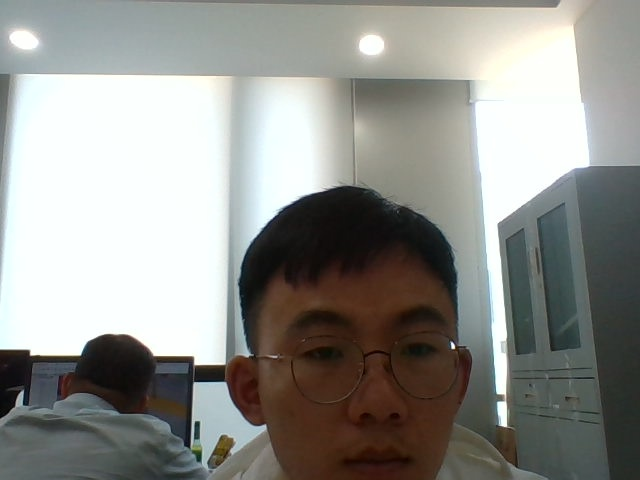
#> input picture 程序/目标检测与识别/test1.jpg, 640 x 480 px, given in place of the camera
$ python try2.py
#> lines starting #> are read from the running program, lines starting #| are printed output that depends on the picture
import cv2
import numpy as np

camera = cv2.VideoCapture(0) # 参数0表示第一个摄像头
# 判断视频是否打开
if (camera.isOpened()):
  print('Open')
else:
  print('摄像头未打开')

# 测试用,查看视频size
size = (int(camera.get(cv2.CAP_PROP_FRAME_WIDTH)),
    int(camera.get(cv2.CAP_PROP_FRAME_HEIGHT)))
print('size:'+repr(size))

es = cv2.getStructuringElement(cv2.MORPH_ELLIPSE, (9, 4))
kernel = np.ones((5, 5), np.uint8)
background = None

while True:
  # 读取视频流
  grabbed, frame_lwpCV = camera.read()
#> frame_lwpCV is the input picture: shape (480, 640, 3); mean B, G, R 141.8, 146.2, 145.8
  # 对帧进行预处理，先转灰度图，再进行高斯滤波。
  # 用高斯滤波进行模糊处理，进行处理的原因：每个输入的视频都会因自然震动、光照变化或者摄像头本身等原因而产生噪声。对噪声进行平滑是为了避免在运动和跟踪时将其检测出来。
  gray_lwpCV = cv2.cvtColor(frame_lwpCV, cv2.COLOR_BGR2GRAY)
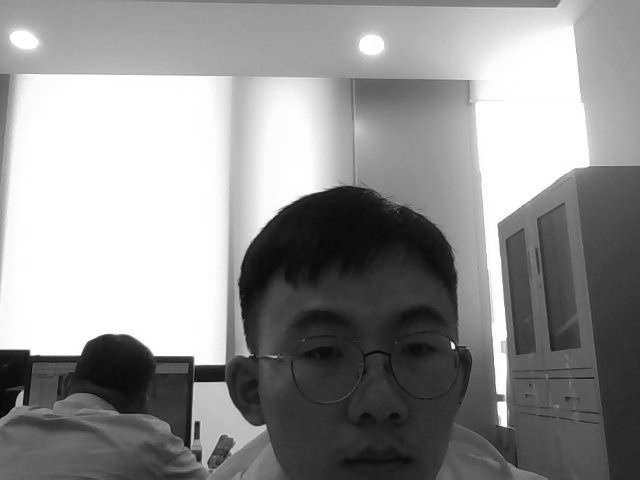
#> gray_lwpCV: shape (480, 640); min 0, max 255, mean 145.6
  gray_lwpCV = cv2.GaussianBlur(gray_lwpCV, (21, 21), 0)
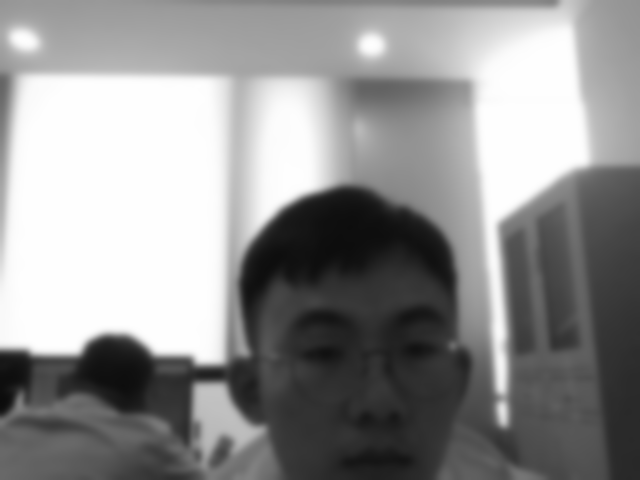
#> gray_lwpCV: shape (480, 640); min 11, max 254, mean 145.7

  # 将第一帧设置为整个输入的背景
  if background is None:
    background = gray_lwpCV
    continue
  # 对于每个从背景之后读取的帧都会计算其与北京之间的差异，并得到一个差分图（different map）。
  # 还需要应用阈值来得到一幅黑白图像，并通过下面代码来膨胀（dilate）图像，从而对孔（hole）和缺陷（imperfection）进行归一化处理
  diff = cv2.absdiff(background, gray_lwpCV)
  diff = cv2.threshold(diff, 25, 255, cv2.THRESH_BINARY)[1] # 二值化阈值处理
  diff = cv2.dilate(diff, es, iterations=2) # 形态学膨胀

  # 显示矩形框
  contours, hierarchy = cv2.findContours(diff.copy(), cv2.RETR_EXTERNAL, cv2.CHAIN_APPROX_SIMPLE) # 该函数计算一幅图像中目标的轮廓
  for c in contours:
    if cv2.contourArea(c) < 1500: # 对于矩形区域，只显示大于给定阈值的轮廓，所以一些微小的变化不会显示。对于光照不变和噪声低的摄像头可不设定轮廓最小尺寸的阈值
      continue
    (x, y, w, h) = cv2.boundingRect(c) # 该函数计算矩形的边界框
    cv2.rectangle(frame_lwpCV, (x, y), (x+w, y+h), (0, 255, 0), 2)

  cv2.imshow('contours', frame_lwpCV)
  cv2.imshow('dis', diff)

  key = cv2.waitKey(1) & 0xFF
  # 按'q'健退出循环
  if key == ord('q'):
    break
# When everything done, release the capture
camera.release()
cv2.destroyAllWindows()

$ run again, on 程序/目标检测与识别/cap_RGB.jpg
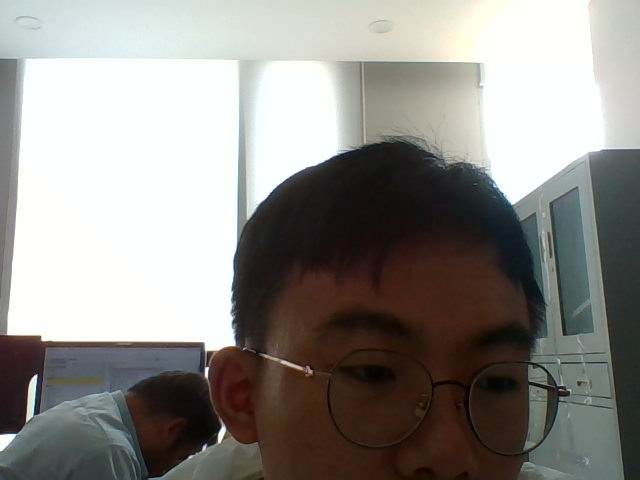
#> input picture 程序/目标检测与识别/cap_RGB.jpg, 640 x 480 px, given in place of the camera
#> frame_lwpCV is the input picture: shape (480, 640, 3); mean B, G, R 136.8, 141.2, 143.4
#> `gray_lwpCV = cv2.cvtColor(frame_lwpCV, cv2.COLOR_BGR2GRAY)`:
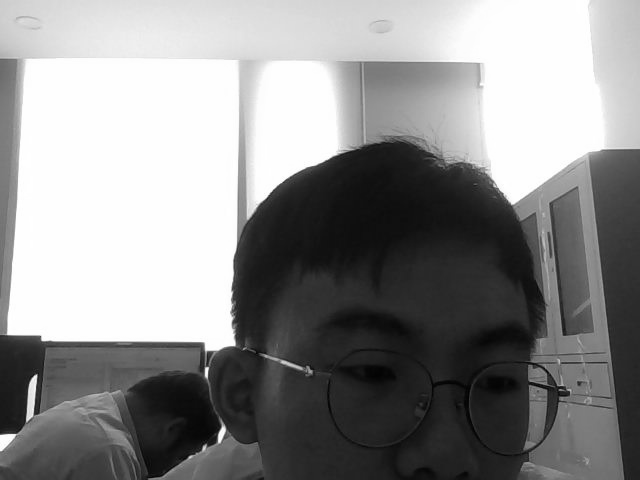
#> gray_lwpCV: shape (480, 640); min 1, max 255, mean 141.3
#> `gray_lwpCV = cv2.GaussianBlur(gray_lwpCV, (21, 21), 0)`:
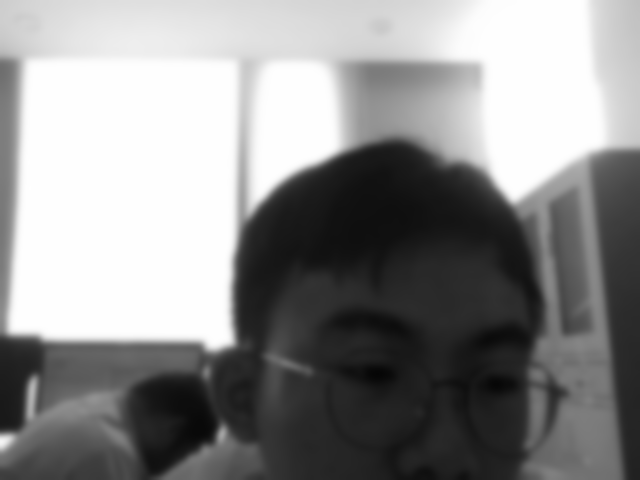
#> gray_lwpCV: shape (480, 640); min 5, max 255, mean 141.3
